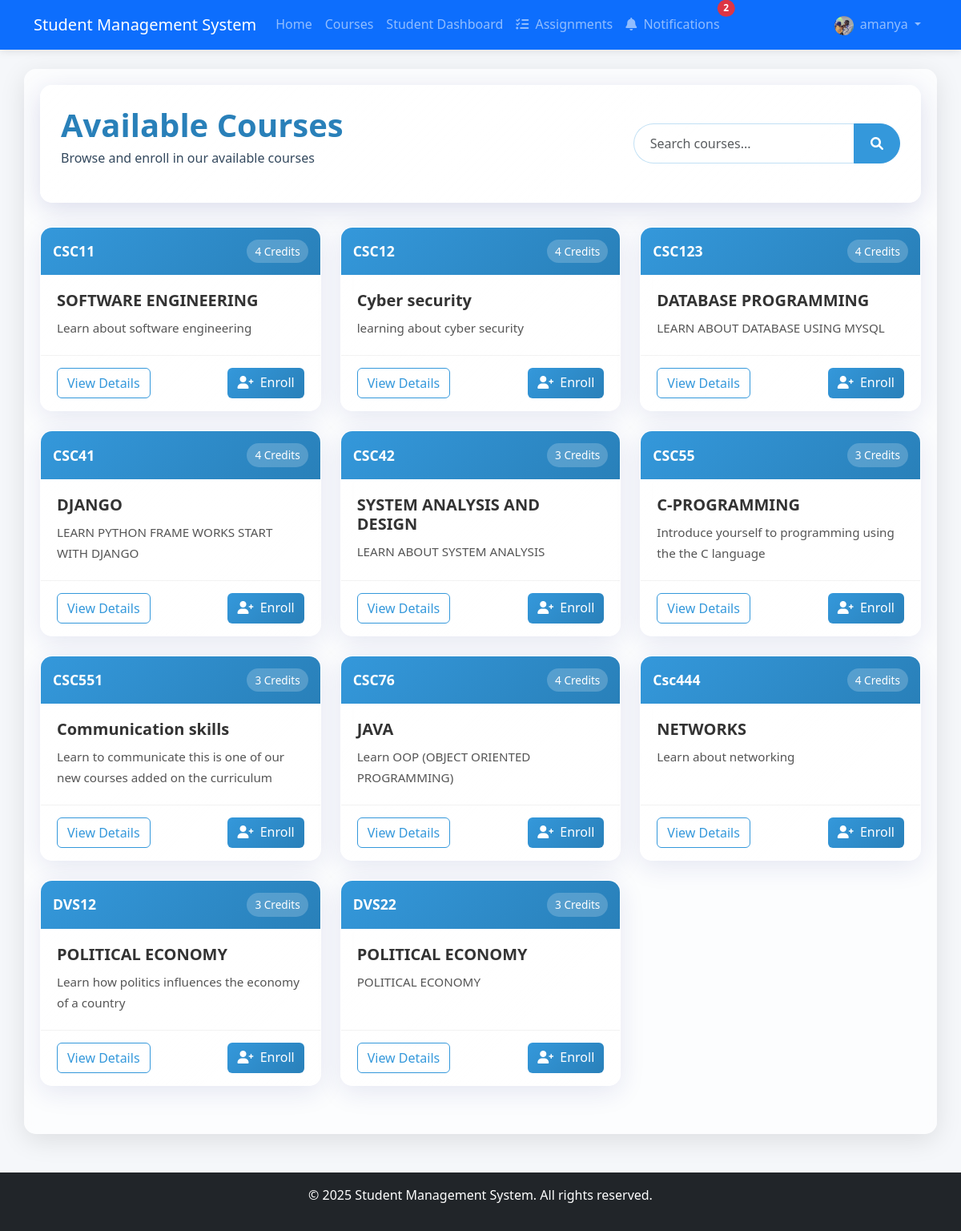
Page /course/ (signed in) on the committed database.
### accounts/models.py (models this page shows, shortened)
class User(AbstractUser):
    USER_TYPE_CHOICES = (
        ('admin', 'Admin'),
        ('student', 'Student'),
        ('lecturer', 'Lecturer'),
    )
    user_type = models.CharField(max_length=10, choices=USER_TYPE_CHOICES, default='student')
    profile_picture = models.ImageField(upload_to='profile_pics/', null=True, blank=True)
    date_of_birth = models.DateField(null=True, blank=True)
    phone_number = models.CharField(max_length=15, null=True, blank=True)
    address = models.TextField(null=True, blank=True)

### course/models.py (models this page shows, shortened)
class Course(models.Model):
    code = models.CharField(max_length=20, unique=True)
    title = models.CharField(max_length=200)
    description = models.TextField()
    credits = models.PositiveIntegerField()
    is_active = models.BooleanField(default=True)
    created_at = models.DateTimeField(auto_now_add=True)
    updated_at = models.DateTimeField(auto_now=True)

### course/views.py (the view)
# urls.py: path('', views.course_list, name='course_list'),
def course_list(request):
    courses = Course.objects.filter(is_active=True).order_by('code')
    paginator = Paginator(courses, 12)  # Show 12 courses per page
    page_number = request.GET.get('page')
    page_obj = paginator.get_page(page_number)
    context = {
        'page_obj': page_obj,
        'courses_count': courses.count(),
    }
    return render(request, 'course/course_list.html', context)

### templates/course/course_list.html (shortened to what this page needs)
{% extends 'base.html' %}
{% block extra_css %}
<link rel="stylesheet" href="https://cdnjs.cloudflare.com/ajax/libs/font-awesome/6.0.0/css/all.min.css">
<link rel="stylesheet" href="/static/css/course.css">
{% endblock %}
{% block content %}
<div class="courses-header">
    <div class="row align-items-center">
        <div class="col-md-8">
            <h1>Available Courses</h1>
            <p>Browse and enroll in our available courses</p>
        </div>
        <div class="col-md-4">
            <form method="GET" action="{% url 'course:course_search' %}" class="search-form">
                <div class="input-group">
                    <input type="text" name="q" class="form-control" placeholder="Search courses..." aria-label="Search">
                    <button class="btn btn-primary" type="submit">
                        <i class="fas fa-search"></i>
                    </button>
                </div>
            </form>
        </div>
    </div>
</div>
<div class="courses-container">
    {% if page_obj %}
        <div class="row row-cols-1 row-cols-md-2 row-cols-lg-3 g-4">
            {% for course in page_obj %}
                <div class="col">
                    <div class="course-card">
                        <div class="course-header">
                            <h4 class="course-code">{{ course.code }}</h4>
                            <span class="course-credits">{{ course.credits }} Credits</span>
                        </div>
                        <div class="course-body">
                            <h5 class="course-title">{{ course.title }}</h5>
                            <p class="course-description">{{ course.description|truncatechars:120 }}</p>
                        </div>
                        <div class="course-footer">
                            <a href="{% url 'course:course_detail' course.id %}" class="btn btn-outline-primary">View Details</a>
                            {% if user.is_authenticated and user.user_type == 'student' %}
                                <a href="{% url 'student:enroll_course' course.id %}" class="btn btn-primary">
                                    <i class="fas fa-user-plus me-1"></i> Enroll
                                </a>
                            {% endif %}
                        </div>
                    </div>
                </div>
            {% endfor %}
        </div>
    {% else %}
        <div class="no-courses-found">
            <i class="fas fa-book-open"></i>
            <h3>No courses available at the moment</h3>
            <p>Please check back later for new course offerings</p>
        </div>
    {% endif %}
</div>
{% endblock %}

### templates/base.html (shortened to what this page needs)
<!DOCTYPE html>
<html lang="en">
<head>
    <link href="https://cdn.jsdelivr.net/npm/bootstrap@5.3.0/dist/css/bootstrap.min.css" rel="stylesheet">
    <link rel="stylesheet" href="/static/css/main.css">
    {% block extra_css %}{% endblock %}
</head>
<body>
    <nav class="navbar navbar-expand-lg navbar-dark bg-primary">
        <div class="container">
            <a class="navbar-brand" href="/">Student Management System</a>
            <div class="collapse navbar-collapse" id="navbarNav">
                <ul class="navbar-nav me-auto">
                    <li class="nav-item">
                        <a class="nav-link" href="/">Home</a>
                    </li>
                    {% if user.is_authenticated %}
                        <li class="nav-item">
                            <a class="nav-link" href="{% url 'course:course_list' %}">Courses</a>
                        </li>
                        {% if user.user_type == 'student' %}
                            <li class="nav-item">
                                <a class="nav-link" href="{% url 'student:dashboard' %}">Student Dashboard</a>
                            </li>
                            <li class="nav-item">
                                <a class="nav-link" href="{% url 'student:assignment_list' %}">
                                    <i class="fas fa-tasks me-1"></i> Assignments
                                </a>
                            </li>
                            <li class="nav-item">
                                <a class="nav-link position-relative" href="{% url 'student:view_notifications' %}">
                                    <i class="fas fa-bell me-1"></i> Notifications
                                    {% with notification_count=user.notifications.filter.count %}
                                        {% if notification_count > 0 %}
                                            <span class="position-absolute top-0 start-100 translate-middle badge rounded-pill bg-danger">
                                                {{ notification_count }}
                                            </span>
                                        {% endif %}
                                    {% endwith %}
                                </a>
                            </li>
                        {% endif %}
                    {% endif %}
                </ul>
                <ul class="navbar-nav">
                    {% if user.is_authenticated %}
                        <li class="nav-item dropdown">
                            <a class="nav-link dropdown-toggle" href="#" id="navbarDropdown" role="button" data-bs-toggle="dropdown">
                                {% if user.profile_picture %}
                                    <img src="{{ user.profile_picture.url }}" alt="Profile" class="rounded-circle me-1" width="24" height="24">
                                {% endif %}
                                {{ user.username }}
                            </a>
                        </li>
                    {% endif %}
                </ul>
            </div>
        </div>
    </nav>
    <div class="container mt-4 glass-container">
        {% block content %}{% endblock %}
    </div>
    <footer class="bg-dark text-white mt-5 py-3">
        <div class="container text-center">
            <p>&copy; {% now "Y" %} Student Management System. All rights reserved.</p>
        </div>
    </footer>
</body>
</html>

### static/css/main.css (style rules this page uses)
:root { --primary-color: #3498db; --secondary-color: #2ecc71; --background-color: #f5f7fa; --text-color: #34495e; --accent-color: #9b59b6; --shadow-color: rgba(0, 0, 0, 0.1); }
body { font-family: 'Segoe UI', Tahoma, Geneva, Verdana, sans-serif; background-color: var(--background-color); color: var(--text-color); line-height: 1.6; }
.glass-container { background: rgba(255, 255, 255, 0.7); backdrop-filter: blur(10px); border-radius: 15px; box-shadow: 0 8px 32px 0 var(--shadow-color); padding: 20px; margin-bottom: 30px; }
.btn-primary { background-color: var(--primary-color); border-color: var(--primary-color); }
.navbar { box-shadow: 0 2px 10px rgba(0, 0, 0, 0.1); padding: 10px 0; }
.form-control { border-radius: 8px; padding: 10px 15px; border: 1px solid #e1e1e1; }

### static/css/course.css (style rules this page uses)
.courses-header { background: rgba(255, 255, 255, 0.7); backdrop-filter: blur(10px); border-radius: 15px; border: 1px solid rgba(255, 255, 255, 0.3); padding: 25px; margin-bottom: 30px; box-shadow: 0 8px 32px 0 rgba(31, 38, 135, 0.15); }
.courses-header h1 { color: #2980b9; font-weight: 700; margin-bottom: 5px; }
.courses-container { margin-bottom: 40px; }
.search-form .form-control { border-radius: 50px 0 0 50px; border: 1px solid rgba(52, 152, 219, 0.3); padding: 12px 20px; background: rgba(255, 255, 255, 0.8); }
.search-form .btn { border-radius: 0 50px 50px 0; padding: 12px 20px; }
.course-card { background: rgba(255, 255, 255, 0.7); backdrop-filter: blur(10px); border-radius: 15px; border: 1px solid rgba(255, 255, 255, 0.3); overflow: hidden; height: 100%; transition: all 0.3s ease; box-shadow: 0 8px 32px 0 rgba(31, 38, 135, 0.1); display: flex; flex-direction: column; position: relative; }
.course-card::after { content: ''; position: absolute; top: 0; left: -100%; width: 100%; height: 100%; background: linear-gradient(90deg, rgba(255, 255, 255, 0) 0%, rgba(255, 255, 255, 0.2) 50%, rgba(255, 255, 255, 0) 100%); transition: all 1s ease; }
.course-header { background: linear-gradient(135deg, #3498db, #2980b9); color: white; padding: 15px; display: flex; justify-content: space-between; align-items: center; }
.course-code { margin: 0; font-size: 1.1rem; font-weight: 600; }
.course-credits { background: rgba(255, 255, 255, 0.2); padding: 4px 10px; border-radius: 50px; font-size: 0.85rem; }
.course-body { padding: 20px; flex-grow: 1; }
.course-title { margin-bottom: 10px; color: #333; font-weight: 600; }
.course-description { color: #666; font-size: 0.95rem; margin-bottom: 0; }
.course-footer { padding: 15px 20px; border-top: 1px solid rgba(0, 0, 0, 0.05); display: flex; justify-content: space-between; }
.course-footer .btn { transition: all 0.3s ease; }
.course-footer .btn-outline-primary { border-color: #3498db; color: #3498db; }
.course-footer .btn-primary { background: linear-gradient(135deg, #3498db, #2980b9); border: none; }
.courses-header, .course-card { animation: water-shimmer 10s ease infinite; background-size: 200% 200%; background-image: linear-gradient( -45deg, rgba(255, 255, 255, 0.7) 0%, rgba(255, 255, 255, 0.9) 25%, rgba(255, 255, 255, 0.7) 50%, rgba(255, 255, 255, 0.9) 75%, rgba(255, 255, 255, 0.7) 100% ); }
.course-description { color: #555; line-height: 1.7; }

### rows in the picture
User: profile_picture (picture), username "amanya"
Course: code "CSC11", credits "4", title "SOFTWARE ENGINEERING", description "Learn about software engineering"
Course: code "CSC12", credits "4", title "Cyber security", description "learning about cyber security"
Course: code "CSC123", credits "4", title "DATABASE PROGRAMMING", description "LEARN ABOUT DATABASE USING MYSQL"
Course: code "CSC41", credits "4", title "DJANGO", description "LEARN PYTHON FRAME WORKS START WITH DJANGO"
Course: code "CSC42", credits "3", title "SYSTEM ANALYSIS AND DESIGN", description "LEARN ABOUT SYSTEM ANALYSIS"
Course: code "CSC55", credits "3", title "C-PROGRAMMING", description "Introduce yourself to programming using the the C language"
Course: code "CSC551", credits "3", title "Communication skills", description "Learn to communicate this is one of our new courses added on the curriculum"
Course: code "CSC76", credits "4", title "JAVA", description "Learn OOP (OBJECT ORIENTED PROGRAMMING)"
Course: code "Csc444", credits "4", title "NETWORKS", description "Learn about networking"
Course: code "DVS12", credits "3", title "POLITICAL ECONOMY", description "Learn how politics influences the economy of a country"
Course: code "DVS22", credits "3", title "POLITICAL ECONOMY", description "POLITICAL ECONOMY"

### other values in the picture
{{ notification_count }} "2"
